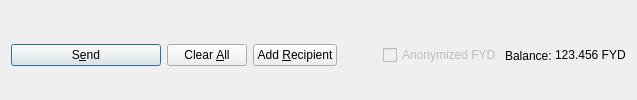
         <widget class="QFrame" name="frame_Send">
          <layout class="QHBoxLayout" name="horizontalLayout">
           <property name="bottomMargin">
            <number>0</number>
           </property>
           <item>
            <widget class="QPushButton" name="sendButton">
             <property name="minimumSize">
              <size>
               <width>150</width>
               <height>0</height>
              </size>
             </property>
             <property name="toolTip">
              <string>Confirm the send action</string>
             </property>
             <property name="text">
              <string>S&amp;end</string>
             </property>
             <property name="icon">
              <iconset resource="../fyd.qrc">
               <normaloff>:/icons/send</normaloff>:/icons/send</iconset>
             </property>
             <property name="autoDefault">
              <bool>false</bool>
             </property>
             <property name="default">
              <bool>true</bool>
             </property>
            </widget>
           </item>
           <item>
            <widget class="QPushButton" name="clearButton">
             <property name="sizePolicy">
              <sizepolicy hsizetype="Minimum" vsizetype="Fixed">
               <horstretch>0</horstretch>
               <verstretch>0</verstretch>
              </sizepolicy>
             </property>
             <property name="toolTip">
              <string>Clear all fields of the form.</string>
             </property>
             <property name="text">
              <string>Clear &amp;All</string>
             </property>
             <property name="icon">
              <iconset resource="../fyd.qrc">
               <normaloff>:/icons/remove</normaloff>:/icons/remove</iconset>
             </property>
             <property name="autoDefault">
              <bool>false</bool>
             </property>
            </widget>
           </item>
           <item>
            <widget class="QPushButton" name="addButton">
             <property name="toolTip">
              <string>Send to multiple recipients at once</string>
             </property>
             <property name="text">
              <string>Add &amp;Recipient</string>
             </property>
             <property name="icon">
              <iconset resource="../fyd.qrc">
               <normaloff>:/icons/add</normaloff>:/icons/add</iconset>
             </property>
             <property name="autoDefault">
              <bool>false</bool>
             </property>
            </widget>
           </item>
           <item>
            <spacer name="horizontalSpacer">
             <property name="orientation">
              <enum>Qt::Horizontal</enum>
             </property>
             <property name="sizeHint" stdset="0">
              <size>
               <width>40</width>
               <height>20</height>
              </size>
             </property>
            </spacer>
           </item>
           <item>
            <layout class="QHBoxLayout" name="horizontalLayout_2">
             <property name="spacing">
              <number>3</number>
             </property>
             <item>
              <widget class="QCheckBox" name="checkzFYD">
               <property name="enabled">
                <bool>false</bool>
               </property>
               <property name="text">
                <string>Anonymized FYD</string>
               </property>
              </widget>
             </item>
             <item>
              <widget class="QLabel" name="label">
               <property name="text">
                <string>Balance:</string>
               </property>
              </widget>
             </item>
             <item>
              <widget class="QLabel" name="labelBalance">
               <property name="sizePolicy">
                <sizepolicy hsizetype="Preferred" vsizetype="Fixed">
                 <horstretch>0</horstretch>
                 <verstretch>0</verstretch>
                </sizepolicy>
               </property>
               <property name="cursor">
                <cursorShape>IBeamCursor</cursorShape>
               </property>
               <property name="text">
                <string notr="true">123.456 FYD</string>
               </property>
               <property name="textInteractionFlags">
                <set>Qt::LinksAccessibleByMouse|Qt::TextSelectableByKeyboard|Qt::TextSelectableByMouse</set>
               </property>
              </widget>
             </item>
            </layout>
           </item>
          </layout>
         </widget>
